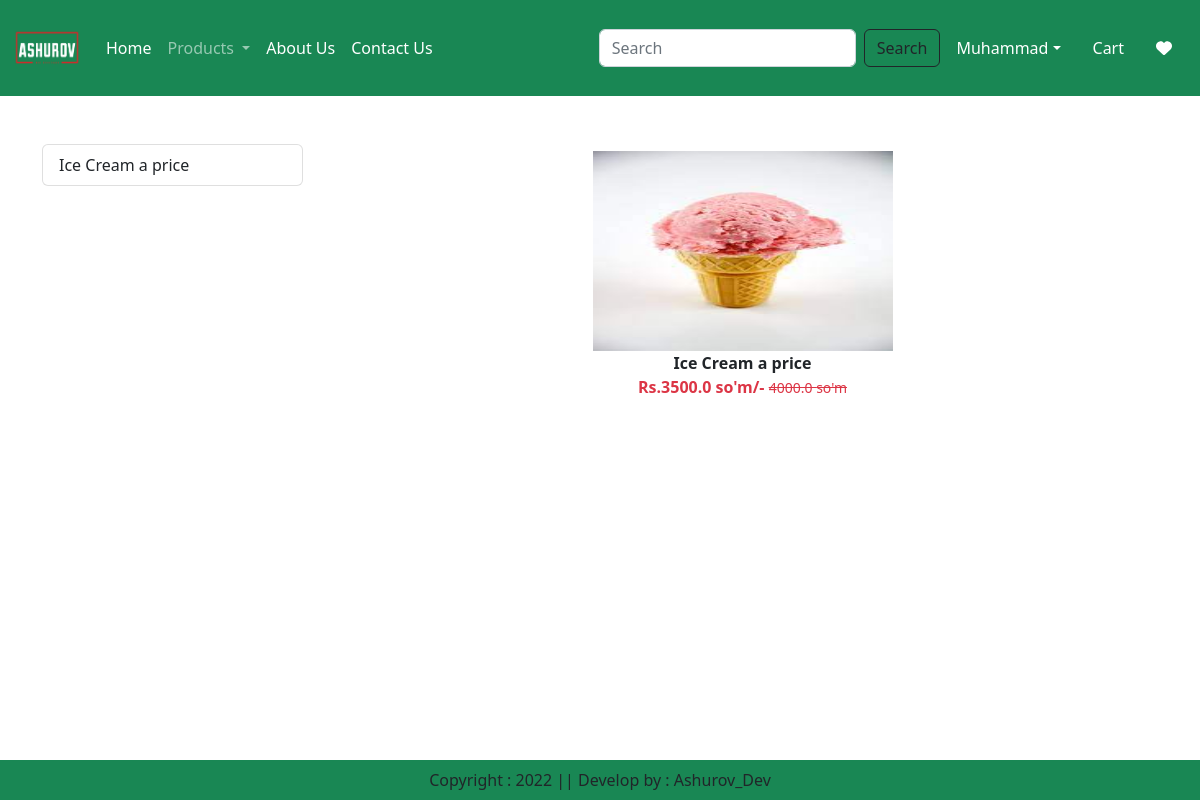
Screenshot of /category/IC (signed in) with the database file from the repository.
### app/models.py (models this page shows, shortened)
class Product(models.Model):
    title = models.CharField(max_length=100)
    selling_price = models.FloatField()
    discounted_price = models.FloatField()
    description = models.TextField()
    composition = models.TextField(default='')
    prodapp = models.TextField(default='')
    category = models.CharField(choices=CATEGORY_CHOICES, max_length=2)
    product_image = models.ImageField(upload_to='product')

### app/views.py (the view)
# urls.py: path('category/<slug:val>', CategoryView.as_view(), name='category'),
@method_decorator(login_required, name='dispatch')
class CategoryView(View):
    def get(self, request, val):
        totalitem = 0
        wishitem = 0
        if request.user.is_authenticated:
            totalitem = len(Cart.objects.filter(user=request.user))
            wishitem = len(Wishlist.objects.filter(user=request.user))
        product = Product.objects.filter(category=val)
        title = Product.objects.filter(category=val).values('title')
        return render(request, "app/category.html", locals())

### app/templates/app/category.html (shortened to what this page needs)
{% extends 'app/base.html' %}
{% load static %}
{% block main-content %}
    <div class="container my-5">
        <div class="row">
            <div class="col-sm-3">
                <div class="list-group">
                    {% for val in title %}
                        <a href="{% url 'category-title' val.title %}" class="list-group-item list-group-item-action"
                           aria-current="true">{{ val.title }}</a>
                    {% endfor %}
                </div>
            </div>
            <div class="col-sm-9">
                <div class="row">
                    {% for prod in product %}
                        <div class="col text-center mb-4">
                            <a href="{% url 'product-detail' prod.id %}" class="btn">
                            <div>
                                <img src="{{ prod.product_image.url }}" width="300px" height="200px">
                                <div class="fw-bold">{{ prod.title }} </div>
                                <div class="fw-bold text-danger">
                                    Rs.{{ prod.discounted_price }} so'm/-
                                    <small class="fw-light text-decoration-line-through">{{ prod.selling_price }} so'm</small>
                                </div>
                            </div>
                            </a>
                        </div>
                    {% endfor %}
                </div>
            </div>
        </div>
    </div>
{% endblock main-content %}

### app/templates/app/base.html (shortened to what this page needs)
<!DOCTYPE html>
{% load static %}
<html lang="en">
<head>
    <link href="https://cdn.jsdelivr.net/npm/bootstrap@5.2.3/dist/css/bootstrap.min.css" rel="stylesheet">
    <link rel="stylesheet" href="https://cdnjs.cloudflare.com/ajax/libs/font-awesome/6.2.1/css/all.min.css" />
    <link rel="stylesheet" href="{% static 'app/css/owl.carousel.min.css' %}">
    <link rel="stylesheet" href="{% static 'app/css/all.min.css' %}">
    <link rel="stylesheet" href="{% static 'app/css/style.css' %}">
</head>
<body>
    <nav class="navbar navbar-expand-lg navbar-dark bg-success">
      <div class="container-fluid">
        <a class="navbar-brand" href="{% url 'home' %}">
            <img src="{% static 'app/images/product/Logo_white.png' %}" width="70" height="70"/>
        </a>
        <div class="collapse navbar-collapse" id="navbarSupportedContent">
          <ul class="navbar-nav me-auto mb-2 mb-lg-0">
            {% if request.user.is_authenticated %}
            <li class="nav-item">
              <a class="nav-link active" aria-current="page" href="/">Home</a>
            </li>
            <li class="nav-item dropdown">
              <a class="nav-link dropdown-toggle" href="#" role="button" data-bs-toggle="dropdown" aria-expanded="false">
                Products
              </a>
            </li>
            <li class="nav-item">
              <a class="nav-link text-white" href="{% url 'about' %}">About Us</a>
            </li>
            <li class="nav-item">
              <a class="nav-link text-white" href="{% url 'contact' %}">Contact Us</a>
            </li>
          </ul>
          <form class="d-flex" role="search" action="/search">
            <input class="form-control me-2" type="search" placeholder="Search" name="search" aria-label="Search">
            <button class="btn btn-outline-dark" type="submit">Search</button>
          </form>
        </div>
        <ul class="navbar-nav me-auto mb-2 mb-lg-0">
            <li class="nav-item dropdown mx-2">
                <a class="nav-link dropdown-toggle text-white" href="#"
                id="profileDropdown" role="button" data-bs-toggle="dropdown"
                aria-expanded="false">{{ user|title }}</a>
            </li>
            <li class="nav-item mx-2">
                <a href="{% url 'showcart' %}" class="nav-link text-white"> Cart</a>
            </li>
            <li class="nav-item mx-2">
                <a href="{% url 'showwishlist' %}" class="nav-link text-white">
                    <i class="fa fa-heart"></i></a>
            </li>
            {% endif %}
        </ul>
      </div>
    </nav>
    {% block main-content %}{% endblock main-content %}
    <br><br>
    <br><br>
    <br><br>
    <br><br>
    <footer class="container-fluid fixed-bottom bg-success text-center p-2 mt-5">
        Copyright : 2022  || Develop by : Ashurov_Dev
    </footer>
</body>
</html>

### rows the page displays
Product: product_image (picture), title "Ice Cream a price", discounted_price "3500.0", selling_price "4000.0"

### other values shown
{{ user|title }} "Muhammad"
{{ val.title }} "Ice Cream a price"
